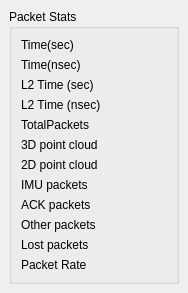
<?xml version="1.0" encoding="UTF-8"?>
<ui version="4.0">
 <class>StatsDock</class>
 <widget class="QDockWidget" name="StatsDock">
  <property name="geometry">
   <rect>
    <x>0</x>
    <y>0</y>
    <width>188</width>
    <height>249</height>
   </rect>
  </property>
  <property name="windowTitle">
   <string>L2 packet stats</string>
  </property>
  <widget class="QWidget" name="dockContents">
   <layout class="QVBoxLayout" name="mainLayout">
    <item>
     <widget class="QGroupBox" name="grpStats">
      <property name="title">
       <string>Packet Stats</string>
      </property>
      <layout class="QFormLayout" name="StatsLayout">
       <item row="2" column="0">
        <widget class="QLabel" name="lblTimeSecText">
         <property name="text">
          <string>L2 Time (sec)</string>
         </property>
        </widget>
       </item>
       <item row="2" column="1">
        <widget class="QLabel" name="lblTimeSecValue"/>
       </item>
       <item row="3" column="0">
        <widget class="QLabel" name="lblTimeNSecText">
         <property name="text">
          <string>L2 Time (nsec)</string>
         </property>
        </widget>
       </item>
       <item row="3" column="1">
        <widget class="QLabel" name="lblTimeNSecValue"/>
       </item>
       <item row="4" column="0">
        <widget class="QLabel" name="lblTotalText">
         <property name="text">
          <string>TotalPackets</string>
         </property>
        </widget>
       </item>
       <item row="4" column="1">
        <widget class="QLabel" name="lblTotalValue"/>
       </item>
       <item row="5" column="0">
        <widget class="QLabel" name="lbl3DText">
         <property name="text">
          <string>3D point cloud</string>
         </property>
        </widget>
       </item>
       <item row="6" column="0">
        <widget class="QLabel" name="lbl2DText">
         <property name="text">
          <string>2D point cloud</string>
         </property>
        </widget>
       </item>
       <item row="7" column="0">
        <widget class="QLabel" name="lblIMUText">
         <property name="text">
          <string>IMU packets</string>
         </property>
        </widget>
       </item>
       <item row="8" column="0">
        <widget class="QLabel" name="lblACKText">
         <property name="text">
          <string>ACK packets</string>
         </property>
        </widget>
       </item>
       <item row="9" column="0">
        <widget class="QLabel" name="lblOtherText">
         <property name="text">
          <string>Other packets</string>
         </property>
        </widget>
       </item>
       <item row="10" column="0">
        <widget class="QLabel" name="lblLostText">
         <property name="text">
          <string>Lost packets</string>
         </property>
        </widget>
       </item>
       <item row="5" column="1">
        <widget class="QLabel" name="lbl3DValue"/>
       </item>
       <item row="6" column="1">
        <widget class="QLabel" name="lbl2DValue"/>
       </item>
       <item row="7" column="1">
        <widget class="QLabel" name="lblIMUValue"/>
       </item>
       <item row="8" column="1">
        <widget class="QLabel" name="lblACKValue"/>
       </item>
       <item row="9" column="1">
        <widget class="QLabel" name="lblOtherValue"/>
       </item>
       <item row="10" column="1">
        <widget class="QLabel" name="lblLostValue"/>
       </item>
       <item row="0" column="0">
        <widget class="QLabel" name="lblSysTimeSecText">
         <property name="text">
          <string>Time(sec)</string>
         </property>
        </widget>
       </item>
       <item row="0" column="1">
        <widget class="QLabel" name="lblSysTimeSecValue">
         <property name="text">
          <string/>
         </property>
        </widget>
       </item>
       <item row="1" column="0">
        <widget class="QLabel" name="lblSysTimeNsecText">
         <property name="text">
          <string>Time(nsec)</string>
         </property>
        </widget>
       </item>
       <item row="1" column="1">
        <widget class="QLabel" name="lblSysTimeNsecValue">
         <property name="text">
          <string/>
         </property>
        </widget>
       </item>
       <item row="11" column="0">
        <widget class="QLabel" name="lblPacketRateText">
         <property name="text">
          <string>Packet Rate</string>
         </property>
        </widget>
       </item>
       <item row="11" column="1">
        <widget class="QLabel" name="lblPacketRateValue">
         <property name="text">
          <string/>
         </property>
        </widget>
       </item>
      </layout>
     </widget>
    </item>
    <item>
     <spacer name="verticalSpacer">
      <property name="orientation">
       <enum>Qt::Orientation::Vertical</enum>
      </property>
      <property name="sizeHint" stdset="0">
       <size>
        <width>20</width>
        <height>40</height>
       </size>
      </property>
     </spacer>
    </item>
   </layout>
  </widget>
 </widget>
 <resources/>
 <connections/>
</ui>
